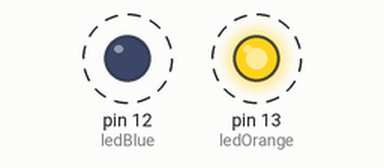
Bench run of a sketch on a simulated Arduino Uno, built with avr-gcc and run on an emulated ATmega328P. On the bench: output pins drawn as LEDs (lit = HIGH). Dashed ring = blinking.

Above: at 0.2 s.
Timing chart, 0 to 3.0 s (numbered marks = the images above):
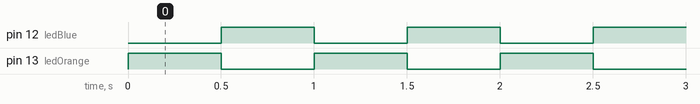

The sketch:

led.ino
```cpp
int ledOrange=13;
int ledBlue=12;

void setup() {
  pinMode(ledOrange, OUTPUT);
  pinMode(ledBlue, OUTPUT);
}

void loop() {
  digitalWrite(ledOrange, HIGH);
  digitalWrite(ledBlue, LOW);
  delay(500);

  digitalWrite(ledOrange, LOW);
  digitalWrite(ledBlue, HIGH);
  delay(500);
}
```

Measured:
- by itself, pin 12 (ledBlue), pin 13 (ledOrange): alternates HIGH for 0.50 s and LOW for 0.50 s
